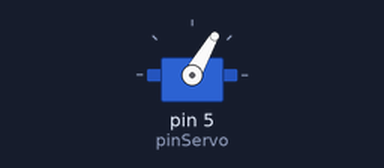
This sketch was run on a simulated Arduino Uno, built with avr-gcc and run on an emulated ATmega328P. Shown: servo.

Above: at 0.05 s.
At 1.5 s:
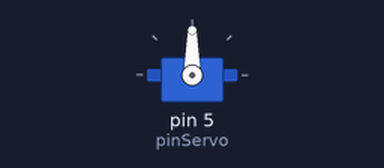
At 3.0 s:
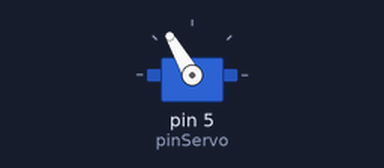
Timing chart, 0 to 6.9 s (numbered marks = the images above):
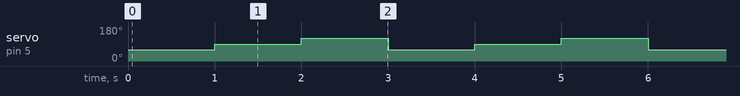

The sketch:

sketch_jul21a_servo_motor.ino
```cpp
#include <Servo.h>

// Crear un objeto Servo
Servo miServo;

// Definir el pin donde está conectado el servomotor
const int pinServo = 5;

void setup() {

  // Asociar el objeto Servo al pin
  miServo.attach(pinServo);
}

// Funciones para controlar el servomotor
void moverIzquierda() {
  miServo.write(60);
  delay(1000); // Esperar 1 segundo
}

void moverCentro() {
  miServo.write(90);
  delay(1000); // Esperar 1 segundo
}

void moverDerecha() {
  miServo.write(120);
  delay(1000); // Esperar 1 segundo
}

void loop() {
  // Control del servomotor
  moverIzquierda();
  moverCentro();
  moverDerecha();
}
```

Measured:
- by itself, servo on pin 5 (pinServo): repeats every 3.0 s: 120° 1.0 s, 60° 1.0 s, 90° 1.0 s
